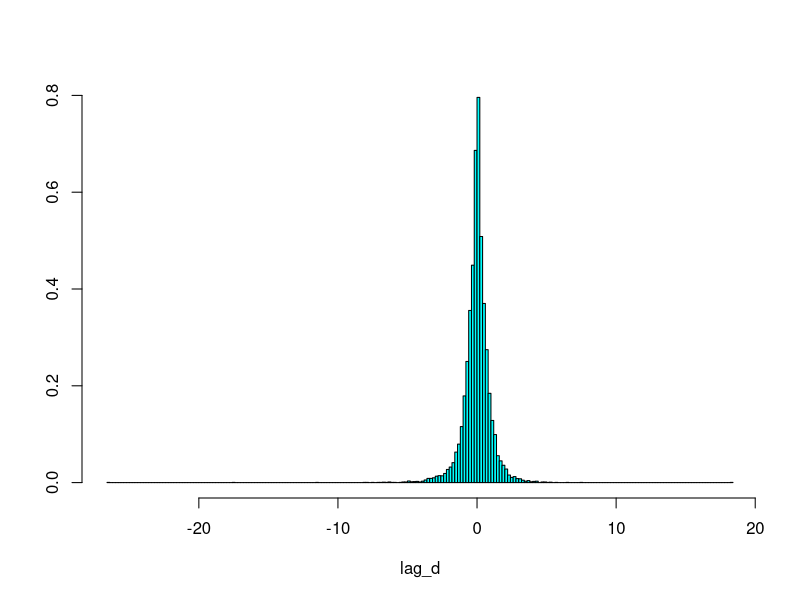
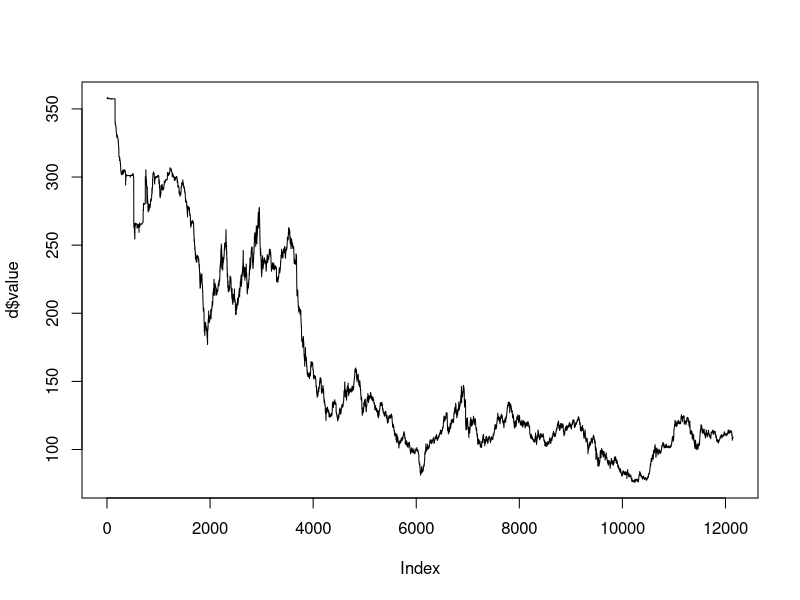
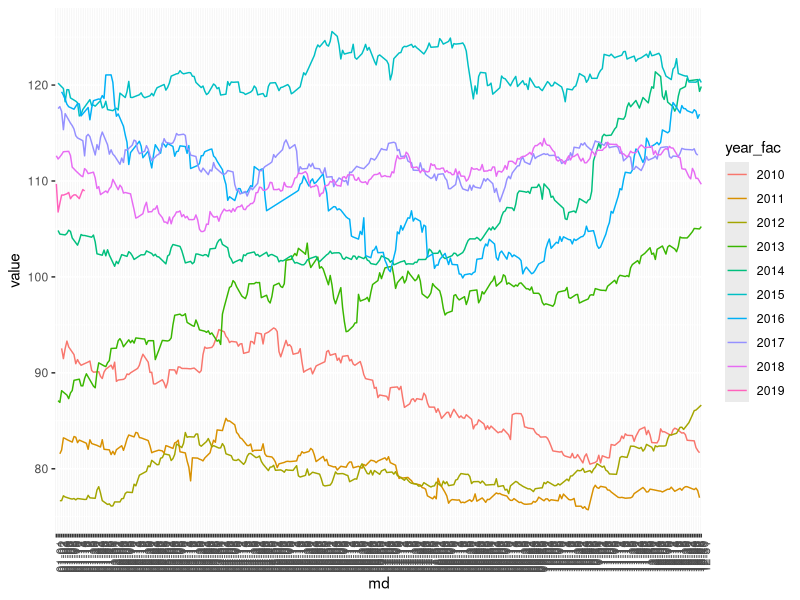

R code for these plots, in order: (Note: this script raises an error after producing the figures.)
## ---- chunk 1
library(tidyverse)
## ---- chunk 2
d <- read.csv("./data/USDJPY.csv") %>% 
   # mutate(date = as.Date(.$date)) %>% 
   mutate(year = lubridate::year(.$date)) %>% 
   mutate(md = paste0(
      str_pad(lubridate::month(.$date), 2, pad = 0), "-", 
      str_pad(lubridate::day(.$date), 2, pad = 0))) %>% 
   mutate(year_fac = as.factor(.$year))
## ---- chunk 3
n <- nrow(d)
lag_d <- d$value[2:n] - d$value[1:(n-1)]
MASS::truehist(lag_d)
## ---- chunk 4
plot(d$value, type = "l")
## ---- chunk 5
d_09 <- 
   d %>% filter(year > 2009)
## ---- chunk 6
ggplot(d_09, aes(x = md, y = value, group = year_fac)) +
   geom_line(aes(colour = year_fac)) +
   # scale_x_date(labels = scales::date_format("%m%d")) +
   theme(axis.text.x = element_text(angle = 90, hjust = 1)) +
   NULL
   
## ---- chunk 7
y <- ts(d$USD, frequency = 7)
## ---- chunk 8
plot(y)
## ---- chunk 9
fit <- ets(y)
fc <- forecast(fit)
plot(fc)
## ---- chunk 10
y <- msts(x, seasonal.periods = c(7, 365.25))
fit <- tbats(y)
fc <- forecast(fit)
plot(fc)
